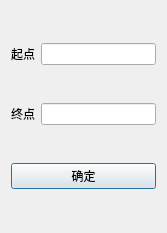
<?xml version="1.0" encoding="UTF-8"?>
<ui version="4.0">
 <class>Dialog</class>
 <widget class="QDialog" name="Dialog">
  <property name="geometry">
   <rect>
    <x>0</x>
    <y>0</y>
    <width>167</width>
    <height>233</height>
   </rect>
  </property>
  <property name="windowTitle">
   <string>dialog</string>
  </property>
  <layout class="QGridLayout" name="gridLayout">
   <item row="3" column="0">
    <widget class="QPushButton" name="pushButton">
     <property name="text">
      <string>确定</string>
     </property>
    </widget>
   </item>
   <item row="2" column="0">
    <layout class="QHBoxLayout" name="horizontalLayout_2" stretch="1,5">
     <item>
      <widget class="QLabel" name="label_2">
       <property name="text">
        <string>终点</string>
       </property>
       <property name="alignment">
        <set>Qt::AlignCenter</set>
       </property>
      </widget>
     </item>
     <item>
      <widget class="QLineEdit" name="end_point"/>
     </item>
    </layout>
   </item>
   <item row="1" column="0">
    <layout class="QHBoxLayout" name="horizontalLayout" stretch="1,5">
     <item>
      <widget class="QLabel" name="label">
       <property name="text">
        <string>起点</string>
       </property>
       <property name="alignment">
        <set>Qt::AlignCenter</set>
       </property>
      </widget>
     </item>
     <item>
      <widget class="QLineEdit" name="start_point"/>
     </item>
    </layout>
   </item>
  </layout>
 </widget>
 <resources/>
 <connections/>
</ui>
